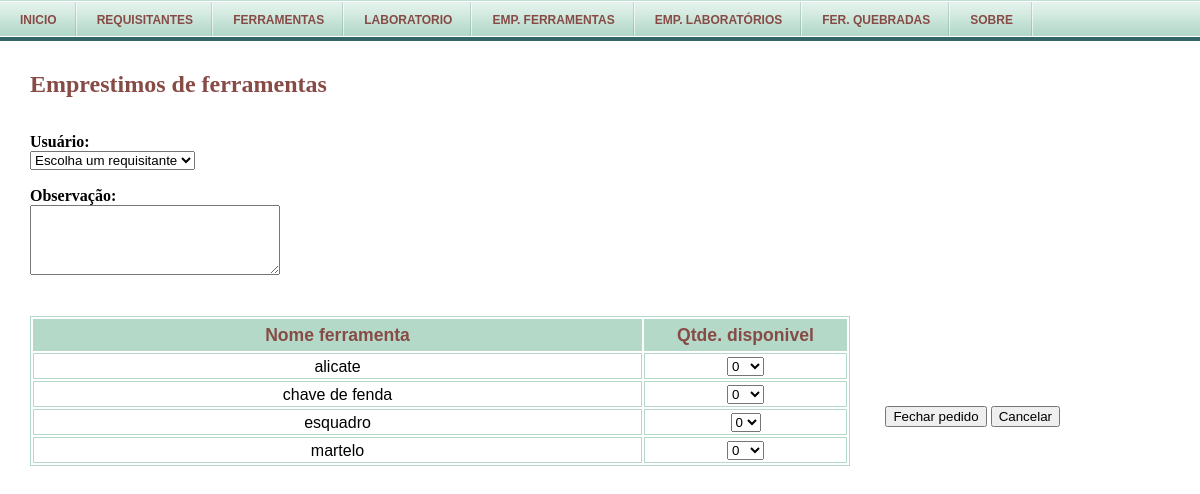
The page /php/empFerramenta.php (signed in) on the database its author committed.
### tables this page shows
CREATE TABLE `ferramentas` (
  `codFerramenta` int(11) NOT NULL auto_increment,
  `nomeFerramenta` varchar(30) NOT NULL,
  `quantFerramenta` int(11) NOT NULL,
  `quantDisponivel` int(11) default NULL,
  `obsFerramenta` varchar(200) default NULL,
  `dataEntrada` datetime default NULL,
  `codUsuario` int(11) default NULL,
  `codLaboratorio` int(11) default NULL,
  PRIMARY KEY  (`codFerramenta`),
  KEY `fk_ferramentas_usuario1` (`codUsuario`)
);

### php/empFerramenta.php (the view, shortened to what this page needs)
<?php
	include ("controller/seguranca.php");
	include("menu.php");
?>
<!DOCTYPE html PUBLIC "-//W3C//DTD XHTML 1.0 Transitional//EN" "http://www.w3.org/TR/xhtml1/DTD/xhtml1-transitional.dtd">
<html>
	<head>
		<link rel="stylesheet" type="text/css" href="http://localhost/projeto/view/estilo.css"></link>
	</head>
	<body>
<div id="container">
	<h2 class="title-cadastro">Emprestimos de ferramentas</h2><br />
<div id="box-cadastro" style="margin-top: 5px">
	<form name="empferramenta" method="post" >
	<p class="emlinha">
    	<label for="usuario"><span>Usuário:</span>
			<select name="nomeusuario" id="usuario" tabindex="1">
					<option selected="selected" >Escolha um requisitante</option>
			</select>
		</label>
	</p>
	<p class="emlinha">
		<label for="observacao"><span>Observação:</span><textarea id="observacao" name="observacao" tabindex="3"></textarea></label>
	</p>
</div>
<?php
	$SQL="SELECT codFerramenta,nomeFerramenta,quantDisponivel,quantFerramenta FROM ferramentas ORDER BY nomeFerramenta";
	$STH = $projeto->prepare($SQL);
	$STH->execute(array($SQL));
?>
	<div id="tabela" style="margin-right: 350px; margin-top: 30px;">
		<table>
			<tr>
				<th class="fer" >Nome ferramenta</th>
				<th class="qtde" >Qtde. disponivel</th>
			</tr>
<?php
while($row = $STH->fetch(PDO::FETCH_ASSOC)){
?>
			<tr>
				<td class="fer"><?php echo $row['nomeFerramenta']; ?></td>
				<td class="qtde">
					<select name="ferramenta[<?php echo $row['codFerramenta']; ?>]">
						<?php
							for ($i = 0; $i <= $row['quantDisponivel']; $i++) {
						?>
								<option value="<?php echo $i; ?>"><?php echo $i; ?></option>
						<?php
							}
						?>
					</select>
				</td>
			</tr>
<?php
}
?>
		</table>
	</div>
	<div id="bt_fechar_pedido">
		<input type="submit" name="submit" value="Fechar pedido" />
		<input type="button" value="Cancelar" onclick="history.go(-1)" />
	</div>
</div>
	</body>
</html>

### view/estilo.css (style rules this page uses)
body { background: #FFFFFF; }
* { margin: 0; }
#container { border: none; }
#container h2 { color: #874B46; margin-left: 30px; margin-top: 30px; }
#box-cadastro { font-weight: bold; height: 155px; margin-left: 30px; margin-top: 60px; padding-top: 10px; width: 900px; }
#box-cadastro textarea { width: 250px; height: 70px; }
#bt_fechar_pedido { float: right; margin-top: -60px; padding-right: 140px; }
.emlinha label span { display: block; }
.emlinha label { float: left; margin: 2px 13px 15px 0; }
.emlinha { clear: both; display: block; }
#tabela { font-family: "Trebuchet MS", Arial, Helvetica, sans-serif; margin-left: 30px; margin-top: 70px; margin-right: 30px; border: 1px solid #B4D9C9; }
#tabela table { width: 100%; }
#tabela td, #tabela th { font-size: 1em; border: 1px solid #B4D9C9; padding: 3px 7px 2px 7px; text-align: center; }
#tabela th { font-size: 1.1em; text-align: center; padding-top: 5px; padding-bottom: 4px; background-color: #B4D9C9; color: #874B46; }
#tabela td.qtde, #tabela td.qtde { width: 20%; }
#tabela td.fer, #tabela td.fer { width: 60%; }
p { clear: both; }

### rows shown on the page
ferramentas: nomeFerramenta "alicate", codFerramenta "0"
ferramentas: nomeFerramenta "chave de fenda", codFerramenta "0"
ferramentas: nomeFerramenta "esquadro", codFerramenta "0"
ferramentas: nomeFerramenta "martelo", codFerramenta "0"
